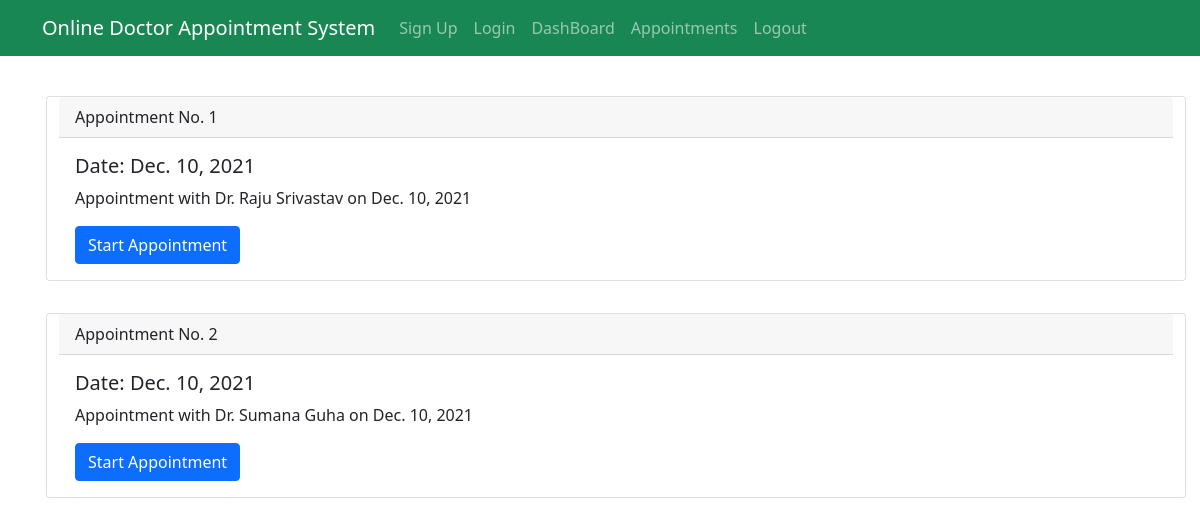
/appointments/patient/ (signed in), run on an earlier commit of the app's database.
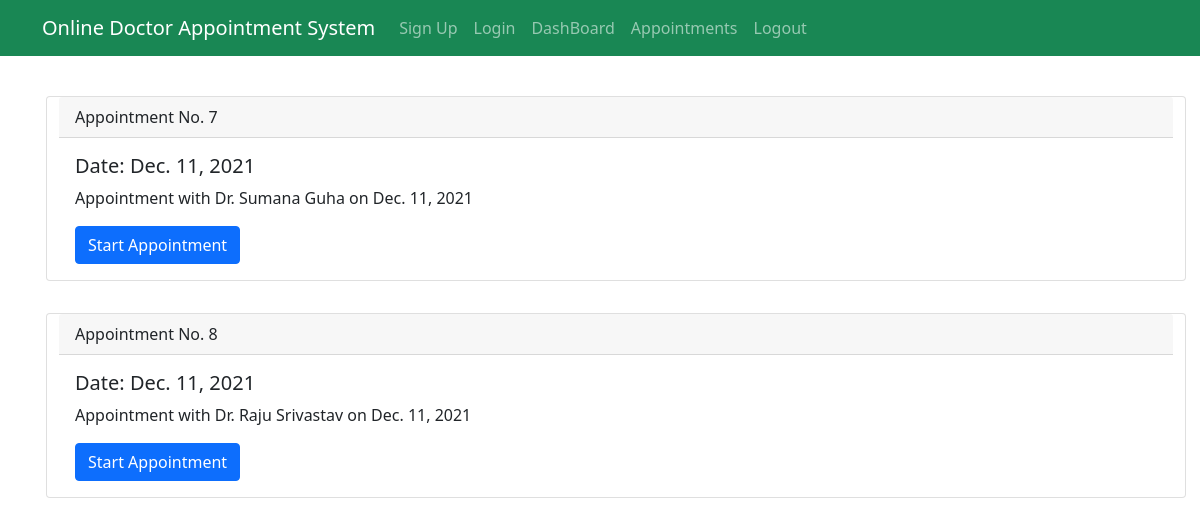
And on a later commit of the database.
### mainapp/models.py (models this page shows)
class Appointment(models.Model):
    STATUS = [
        ("finished","finished"),
        ("upcomming","upcomming"),
        ("ongoing","ongoing"),
    ]
    patient = models.ForeignKey(Patient, on_delete=models.CASCADE)
    doctor = models.ForeignKey(Doctor, on_delete=models.CASCADE)
    date = models.DateField(null=True, blank=True)
    time = models.TimeField(null=True, blank=True)
    status = models.CharField(null = True, blank = True, max_length=20, choices=STATUS)

### mainapp/views.py (the view)
# urls.py: path('appointments/patient/',views.PatientAppointmentPage, name="p_app"),
def PatientAppointmentPage(request):
    appointments = Appointment.objects.filter(patient = request.user)
    context = {
        'appointments': appointments,
    }
    return render(request,"patient/patient-appointment.html",context= context)

### templates/patient/patient-appointment.html
{% extends "patient/base.html" %}
{% block content %}
<div class="container">
<div class="row mt-4">
{% for appointment in appointments %}
<div class="card m-3">
    <div class="card-header">
      Appointment No. {{appointment.id}}
    </div>
    <div class="card-body">
      <h5 class="card-title">Date: {{appointment.date}}</h5>
      <p class="card-text">Appointment with Dr. {{appointment.doctor.first_name}} {{appointment.doctor.last_name}} on {{appointment.date}}</p>
      <a href="{% url 'main-chat-view' appointment.id %}" class="btn btn-primary" target="_blank">Start Appointment</a>
    </div>
  </div>
{% endfor %}
</div>
</div>
{% endblock %}

### templates/patient/base.html (shortened to what this page needs)
{% load static %}
<!doctype html>
<html lang="en">
  <head>
    <link href="https://cdn.jsdelivr.net/npm/bootstrap@5.1.3/dist/css/bootstrap.min.css" rel="stylesheet">
    <link rel="stylesheet" href="{% static 'patient/css/index.css' %}">
  </head>
  <body>
    <nav class="navbar navbar-expand-lg navbar-dark bg-success">
      <div class="container">
        <a class="navbar-brand" href="#">Online Doctor Appointment System</a>
        <div class="collapse navbar-collapse" id="navbarNav">
          <ul class="navbar-nav">
            <li class="nav-item">
              <a class="nav-link" href="{% url 'pr' %}">Sign Up</a>
            </li>
            <li class="nav-item">
              <a class="nav-link" href="{% url 'pl' %}">Login</a>
            </li>
            <li class="nav-item">
              <a class="nav-link" href="{% url 'pd' %}">DashBoard</a>
            </li>
            <li class="nav-item">
              <a class="nav-link" href="{% url 'p_app' %}">Appointments</a>
            </li>
            <li class="nav-item">
              <a class="nav-link" href="{% url 'logout_p' %}">Logout</a>
            </li>
          </ul>
        </div>
      </div>
    </nav>
    {% block content %}
    {% endblock %}
  </body>
</html>

What changed in the data, as far as the page shows it:
removed Appointment: id "1", date "Dec. 10, 2021", doctor.first_name "Raju", doctor.last_name "Srivastav"
removed Appointment: id "2", date "Dec. 10, 2021", doctor.first_name "Sumana", doctor.last_name "Guha"
added Appointment: id "7", date "Dec. 11, 2021", doctor.first_name "Sumana", doctor.last_name "Guha"
added Appointment: id "8", date "Dec. 11, 2021", doctor.first_name "Raju", doctor.last_name "Srivastav"
